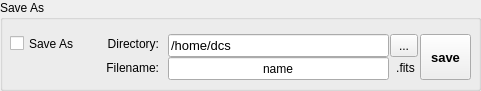
  <widget class="QGroupBox" name="groupBox_7">
   <property name="geometry">
    <rect>
     <x>430</x>
     <y>390</y>
     <width>481</width>
     <height>91</height>
    </rect>
   </property>
   <property name="title">
    <string>Save As</string>
   </property>
   <widget class="QCheckBox" name="chk_autosave">
    <property name="geometry">
     <rect>
      <x>10</x>
      <y>28</y>
      <width>71</width>
      <height>31</height>
     </rect>
    </property>
    <property name="text">
     <string>Save As</string>
    </property>
   </widget>
   <widget class="QLabel" name="label_28">
    <property name="geometry">
     <rect>
      <x>88</x>
      <y>33</y>
      <width>71</width>
      <height>21</height>
     </rect>
    </property>
    <property name="layoutDirection">
     <enum>Qt::LeftToRight</enum>
    </property>
    <property name="text">
     <string>Directory:</string>
    </property>
    <property name="alignment">
     <set>Qt::AlignRight|Qt::AlignTrailing|Qt::AlignVCenter</set>
    </property>
   </widget>
   <widget class="QLabel" name="label_29">
    <property name="geometry">
     <rect>
      <x>78</x>
      <y>57</y>
      <width>81</width>
      <height>21</height>
     </rect>
    </property>
    <property name="layoutDirection">
     <enum>Qt::LeftToRight</enum>
    </property>
    <property name="text">
     <string>Filename:</string>
    </property>
    <property name="alignment">
     <set>Qt::AlignRight|Qt::AlignTrailing|Qt::AlignVCenter</set>
    </property>
   </widget>
   <widget class="QToolButton" name="btn_find_user_dir">
    <property name="geometry">
     <rect>
      <x>390</x>
      <y>34</y>
      <width>28</width>
      <height>23</height>
     </rect>
    </property>
    <property name="text">
     <string>...</string>
    </property>
   </widget>
   <widget class="QLabel" name="label_30">
    <property name="geometry">
     <rect>
      <x>390</x>
      <y>57</y>
      <width>31</width>
      <height>21</height>
     </rect>
    </property>
    <property name="layoutDirection">
     <enum>Qt::LeftToRight</enum>
    </property>
    <property name="text">
     <string>.fits</string>
    </property>
    <property name="alignment">
     <set>Qt::AlignCenter</set>
    </property>
   </widget>
   <widget class="QToolButton" name="btn_save">
    <property name="geometry">
     <rect>
      <x>420</x>
      <y>34</y>
      <width>51</width>
      <height>46</height>
     </rect>
    </property>
    <property name="font">
     <font>
      <pointsize>10</pointsize>
      <bold>true</bold>
     </font>
    </property>
    <property name="text">
     <string>save</string>
    </property>
   </widget>
   <widget class="QLineEdit" name="e_user_dir">
    <property name="geometry">
     <rect>
      <x>168</x>
      <y>34</y>
      <width>221</width>
      <height>23</height>
     </rect>
    </property>
    <property name="font">
     <font>
      <pointsize>10</pointsize>
     </font>
    </property>
    <property name="text">
     <string>/home/dcs</string>
    </property>
   </widget>
   <widget class="QLineEdit" name="e_user_file">
    <property name="geometry">
     <rect>
      <x>168</x>
      <y>57</y>
      <width>221</width>
      <height>23</height>
     </rect>
    </property>
    <property name="text">
     <string>name</string>
    </property>
    <property name="alignment">
     <set>Qt::AlignCenter</set>
    </property>
   </widget>
  </widget>
